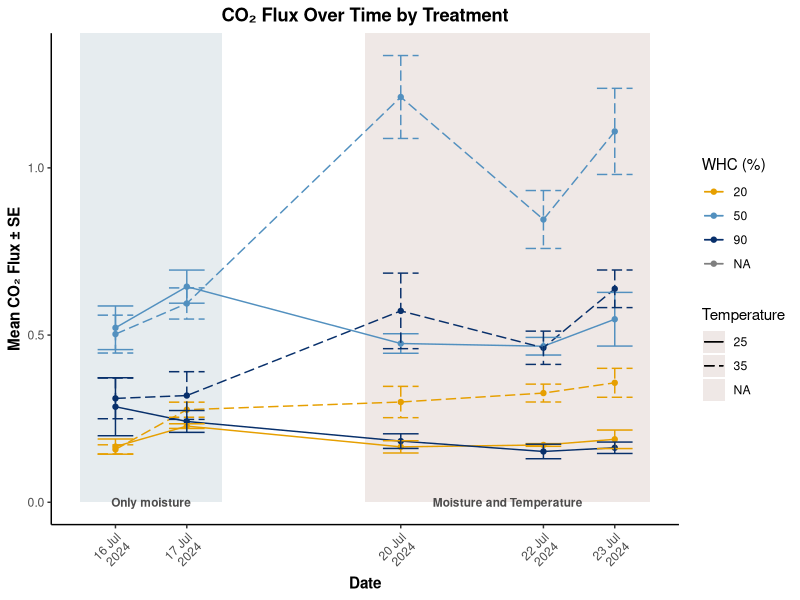
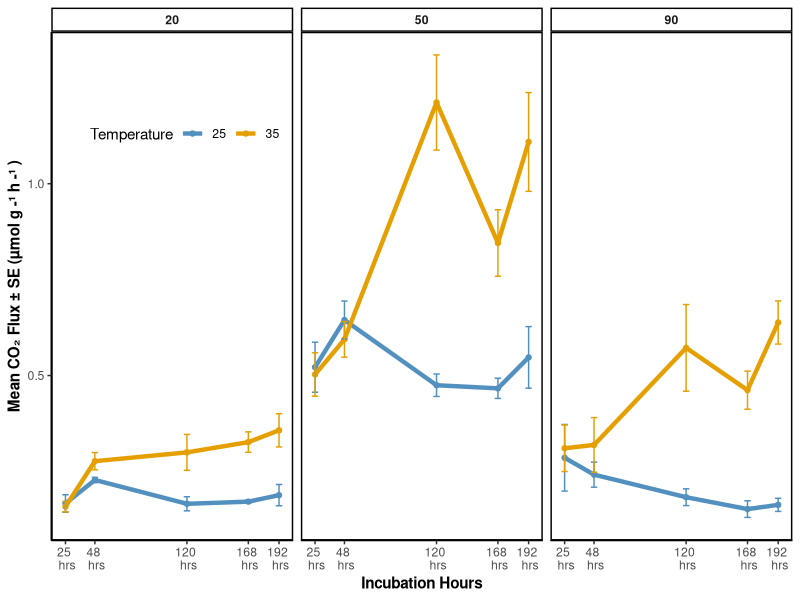
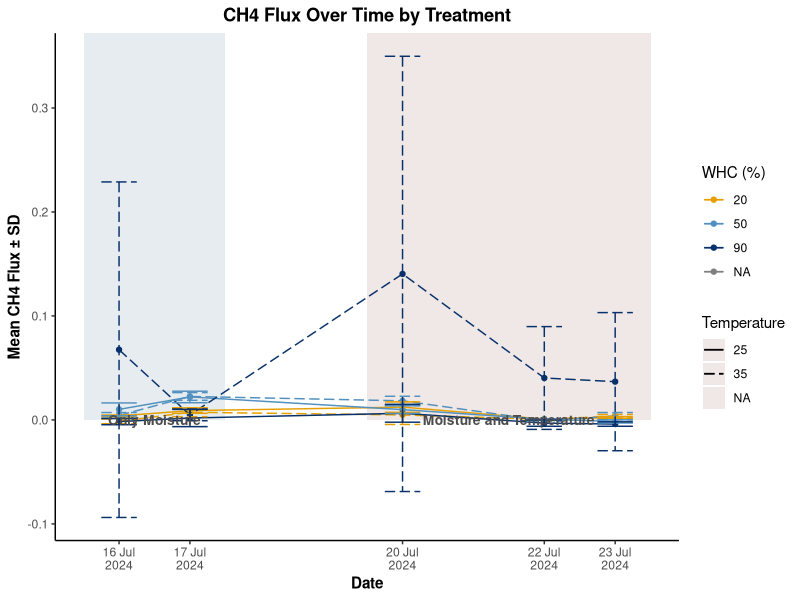
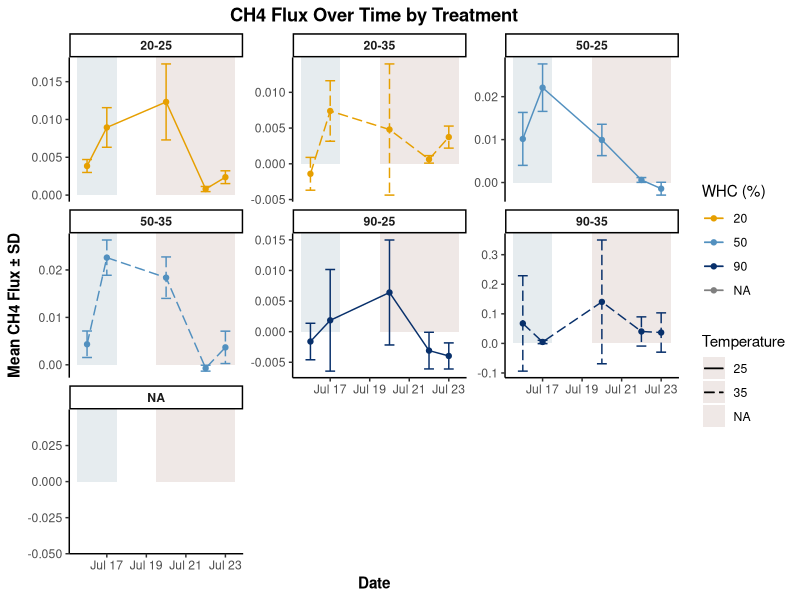
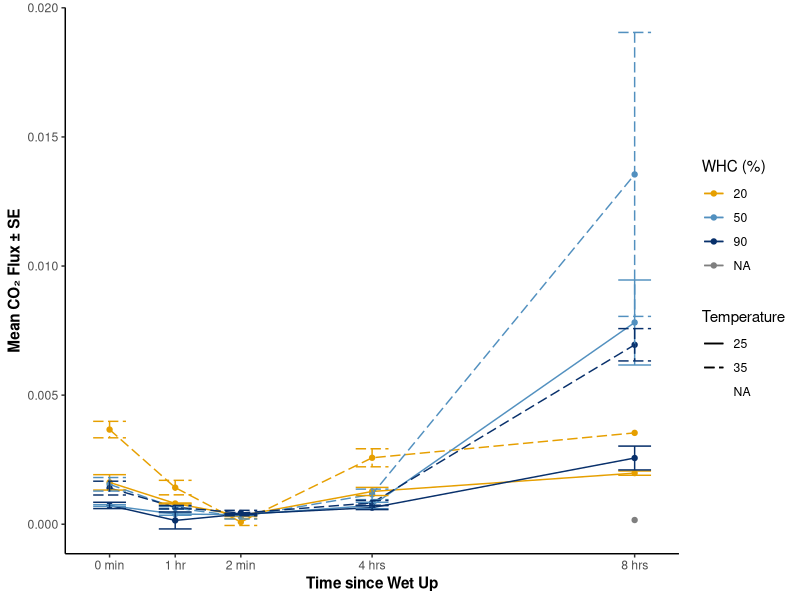
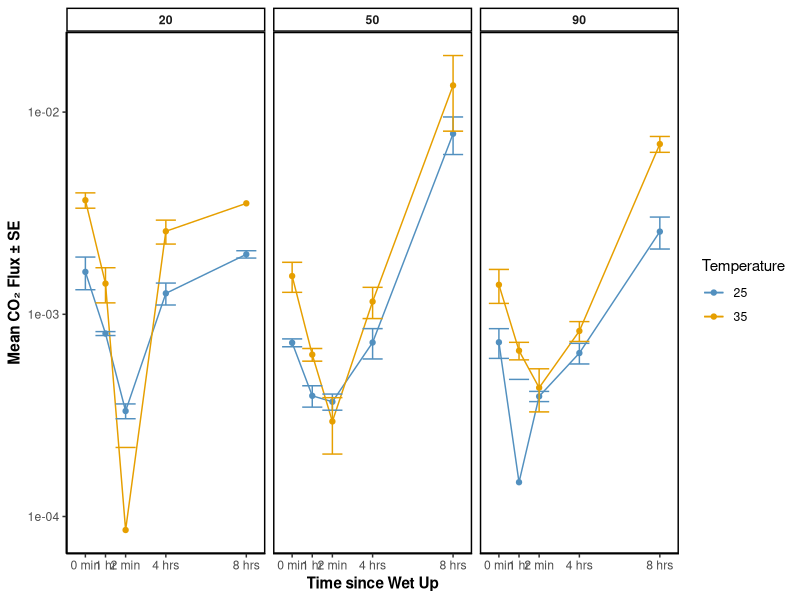
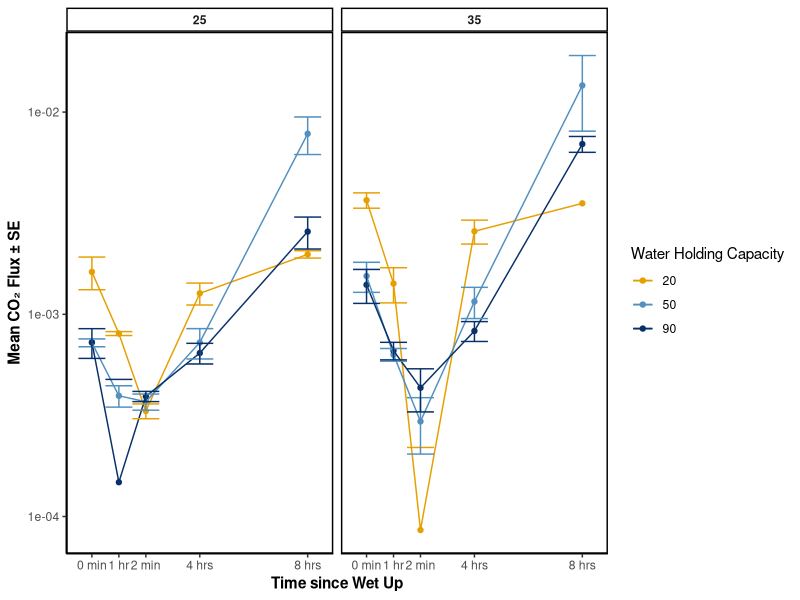
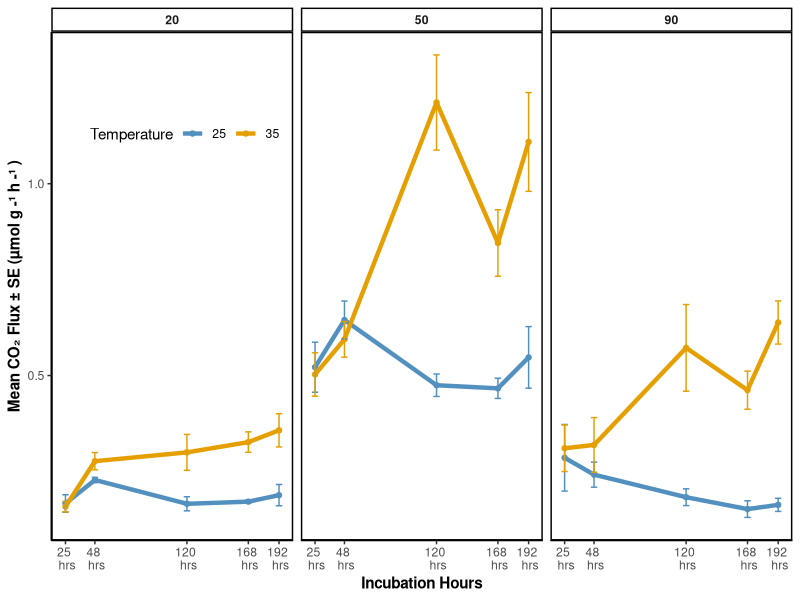

Source code (R) for these figures, in order:
## ---- chunk 1
library(forcats)
library(tidyverse)
library(lme4)
library(emmeans)
library(scales)
## ---- chunk 2
fluxData <- read_csv("./combo_FINAL_FLUXES_gSOIL.csv")
## ---- chunk 3
fluxData_treatment_three_jars <- fluxData %>%
  mutate(
    treatment = case_when(
      JarID == "BLANK" ~ "BLANK",
      between(as.numeric(JarID), 1, 3) ~ "90-25",
      between(as.numeric(JarID), 7, 9) ~ "50-25",
      between(as.numeric(JarID), 13, 15) ~ "20-25",
      between(as.numeric(JarID), 19, 21) ~ "90-35",
      between(as.numeric(JarID), 25, 27) ~ "50-35",
      between(as.numeric(JarID), 31, 33) ~ "20-35",
      TRUE ~ NA_character_
    )) 

fluxData_treatment_six_jars <- fluxData %>%
  mutate(
    treatment = case_when(
      JarID == "BLANK" ~ "BLANK",
      between(as.numeric(JarID), 1, 6) ~ "90-25",
      between(as.numeric(JarID), 7, 12) ~ "50-25",
      between(as.numeric(JarID), 13, 18) ~ "20-25",
      between(as.numeric(JarID), 19, 24) ~ "90-35",
      between(as.numeric(JarID), 25, 30) ~ "50-35",
      between(as.numeric(JarID), 31, 36) ~ "20-35",
      TRUE ~ NA_character_ 
    )
  )
## ---- chunk 4

# Three jars
flux_three_jars <- fluxData_treatment_three_jars  %>% 
  mutate(Dateflux = fluxData_treatment_three_jars$Date) %>% 
  mutate(Date_corr = mdy(Dateflux))

# Six jars
flux_six_jars <- fluxData_treatment_six_jars %>% 
  mutate(Dateflux = fluxData_treatment_six_jars$Date) %>% 
  mutate(Date_corr = mdy(Dateflux))

## ---- chunk 5

NO_WETUP_six <- flux_six_jars%>% 
  filter(Date_corr %in% c("2024-07-16", "2024-07-17", "2024-07-20", "2024-07-22", "2024-07-23")) %>% 
  group_by(treatment, Date_corr) %>% 
  summarize(
    mean_CO2 = mean(finalC02flux_gSoil_hr),
    sd_CO2 = sd(finalC02flux_gSoil_hr),
    se_CO2 = sd_CO2 / sqrt(n()),  
    mean_CH4 = mean(finalCH4flux_gSoil_hr),
    sd_CH4 = sd(finalCH4flux_gSoil_hr),
    se_CH4 = sd_CH4 / sqrt(n()),  
    .groups = "drop") %>% 
    separate(treatment, into = c("WHC", "Temperature"), remove = FALSE) %>%
  mutate(
    WHC = factor(WHC, levels = c("20", "50", "90")),
    Temperature = factor(Temperature, levels = c("25", "35")))
## ---- chunk 6
graph_colors <- c("20" = "#E69F00", "50" = "#5290bf", "90" = "#08306B", "NA"= "grey3", "25" = "#5290bf", "35" = "#E69F00")
types <- c("25" = "solid", "35" = "longdash", "30" = "dotted", "NA"= "solid")
## ---- chunk 7
NO_WETUP_C02_timeseries <- ggplot(NO_WETUP_six, 
       aes(x = Date_corr, y = mean_CO2, 
           group = treatment,
           color = WHC,
           linetype = Temperature)) +
  geom_rect(aes(xmin = as.Date("2024-07-16") - 0.5, xmax = as.Date("2024-07-17") + 0.5 , ymin =  0, ymax = Inf), 
            fill = "#e6ecef", color = NA) +
  geom_rect(aes(xmin = as.Date("2024-07-20") - 0.5, xmax = as.Date("2024-07-23") + 0.5, ymin = 0, ymax = Inf), 
            fill = "#efe8e6", color = NA) +
  geom_point() +
  geom_line()+
  geom_errorbar(aes(ymin = mean_CO2 - se_CO2, 
                    ymax = mean_CO2 + se_CO2,
                    color = WHC,
                    linetype = Temperature),
                width = 0.5) +
  scale_color_manual(values = graph_colors, name = "WHC (%)") +
  scale_linetype_manual(values = types, name = "Temperature") +
  scale_x_date(breaks = unique(NO_WETUP_six$Date_corr), 
               date_labels = "%d %b\n%Y") +
  labs(
    title = "CO₂ Flux Over Time by Treatment",
    x = "Date", 
    y = "Mean CO₂ Flux ± SE"
  ) +
  theme_classic() +
  theme(
    legend.position = "right",
    plot.title = element_text(hjust = 0.5, face = "bold"),
    axis.title = element_text(face = "bold"),
    strip.text = element_text(face = "bold"),
    axis.text.x = element_text(angle = 45, hjust = 1)  
  ) +
  annotate("text", x = as.Date("2024-07-16") + 0.5, y = 2.3e-8, label = "Only moisture", color = "#4d4c4c", fontface = "bold", size = 3) +
  annotate("text", x = as.Date("2024-07-20") + 1.5, y = 2.3e-8, label = "Moisture and Temperature", color = "#4d4c4c", fontface = "bold", , size = 3)


NO_WETUP_C02_timeseries

# Commented out for sharing purposes
# ggsave(
#   filename = "LAB_C02_ActualData.png",
#   plot = NO_WETUP_C02_timeseries,
#   path = "~/Desktop/2024-2025/Spring 2025/Honors_Spring/Code/cso066code_BecerraSantillanHonors/TRACEincubation-Figures/Gas",
#   width = 8,    # adjust width as needed
#   height = 6,   # adjust height as needed
#   dpi = 300     # adjust dpi for resolution
# )
## ---- chunk 8

NO_WETUP_C02_timeseries <- NO_WETUP_six %>% 
  filter(WHC != "NA", Temperature != "NA") %>% 
mutate(
  Date_corr = as.Date(Date_corr),
  Hours = case_when(
    Date_corr == as.Date("2024-07-16") ~ 25,
    Date_corr == as.Date("2024-07-17") ~ 48,
    Date_corr == as.Date("2024-07-20") ~ 120,
    Date_corr == as.Date("2024-07-22") ~ 168,
    Date_corr == as.Date("2024-07-23") ~ 192
  )) %>% 
  ggplot( 
       aes(x = Hours, y = mean_CO2, 
           group = treatment,
           color = Temperature)) +
  geom_point(alpha = 10) +
  geom_line(linewidth = 1.5)+
  geom_errorbar(aes(ymin = mean_CO2 - se_CO2, 
                    ymax = mean_CO2 + se_CO2,
                    color = Temperature),
                width = 5) +
  scale_color_manual(values = graph_colors, name = "Temperature") +
  scale_x_continuous(
  breaks = c(25, 48, 120, 168, 192),
  labels = c("25 \n\ hrs", "48 \n\ hrs", "120 \n\ hrs", "168 \n\ hrs", "192 \n\ hrs")) +
  labs(
    x = "Incubation Hours", 
    y = "Mean CO₂ Flux ± SE (µmol g -¹ h -¹ )"
  ) +
  theme_classic() +
  theme(
    legend.direction = "horizontal", 
    legend.box.just = "center", 
    legend.position = c(0.18, 0.80),  
    legend.background = element_blank(),
    legend.box.background = element_rect(color = "transparent"),
    legend.key = element_blank(),
    plot.title = element_text(hjust = 0.5, face = "bold"),
    axis.title = element_text(face = "bold"),
    strip.text = element_text(face = "bold"),
    panel.border = element_rect(color = "black", fill = NA, linewidth = 1),
    strip.background = element_rect(color = "black", fill = "white", linewidth = 1)) +
  facet_grid(.~WHC)


NO_WETUP_C02_timeseries

# Commented out for sharing purposes
ggsave(
  filename = "LAB_C02_Facet_grid_WHC.png",
  plot = NO_WETUP_C02_timeseries,
  path = "~/Desktop/2024-2025/",
  width = 12,    
  height = 6,   
  dpi = 300     
)
## ---- chunk 9
flux_six_jars  <- flux_six_jars  %>%
  mutate(phase = ifelse(Date_corr %in% as.Date(c("2024-07-16", "2024-07-17")), "MoistureOnly", "Moisture+Temp")) %>% 
  mutate(phase = as.factor(phase))
## ---- chunk 10
m4_phase_CO2 <- lmer(finalC02_flux ~ treatment * phase + (1|JarID), 
                 data = flux_six_jars, 
                 na.action = na.omit)
summary(m4_phase_CO2)


# Interactions

emm_CO2 <- emmeans(m4_phase_CO2, ~ treatment * phase)
contrast(emm_CO2, interaction = TRUE, adjust = "sidak")

## ---- chunk 11
# All in the same plot
NO_WETUP_CH4_timeseries <- ggplot(NO_WETUP_six, 
       aes(x = Date_corr, y = mean_CH4, 
           group = treatment,
           color = WHC,
           linetype = Temperature)) +
  geom_rect(aes(xmin = as.Date("2024-07-16") - 0.5, xmax = as.Date("2024-07-17") + 0.5 , ymin =  -1e-9, ymax = Inf), 
            fill = "#e6ecef", color = NA) +
  geom_rect(aes(xmin = as.Date("2024-07-20") - 0.5, xmax = as.Date("2024-07-23") + 0.5, ymin = -1e-9, ymax = Inf), 
            fill = "#efe8e6", color = NA) +
  geom_point()+
  geom_line() +
  geom_errorbar(aes(ymin = mean_CH4 - sd_CH4, 
                    ymax = mean_CH4 + sd_CH4,
                    color = WHC,
                    linetype = Temperature),
                width = 0.5) +
  scale_color_manual(values = graph_colors, name = "WHC (%)") +
  scale_linetype_manual(values = types, name = "Temperature") +
  scale_x_date(breaks = unique(NO_WETUP_six$Date_corr), 
               date_labels = "%d %b\n%Y") + 
  labs(
    title = "CH4 Flux Over Time by Treatment",
    x = "Date", 
    y = "Mean CH4 Flux ± SD"
  ) +
  theme_classic() +
  theme(
    legend.position = "right",
    plot.title = element_text(hjust = 0.5, face = "bold"),
    axis.title = element_text(face = "bold"),
    strip.text = element_text(face = "bold")
  )+
  annotate("text", x = as.Date("2024-07-16") + 0.5, y = 7.5e-9 , label = "Only Moisture", color = "#4d4c4c", fontface = "bold", size = 3.5) +
  annotate("text", x = as.Date("2024-07-20")+ 1.5 , y = 7.5e-9, label = "Moisture and Temperature", color = "#4d4c4c", fontface = "bold", size = 3.5)


NO_WETUP_CH4_timeseries

# ggsave(
#   filename = "LAB_CH4_ActualData.png",
#   plot = NO_WETUP_CH4_timeseries,
#   path = "~/Desktop/2024-2025/Spring 2025/Honors_Spring/Code/cso066code_BecerraSantillanHonors/TRACEincubation-Figures/Gas",
#   width = 8,    # adjust width as needed
#   height = 6,   # adjust height as needed
#   dpi = 300     # adjust dpi for resolution
# )

## ---- chunk 12
# Different graphs 
NO_WETUP_CH4_timeseries_facet <- ggplot(NO_WETUP_six, 
       aes(x = Date_corr, y = mean_CH4, 
           group = treatment,
           color = WHC,
           linetype = Temperature)) +
  geom_rect(aes(xmin = as.Date("2024-07-16") - 0.5, xmax = as.Date("2024-07-17") + 0.5 , ymin =  -1e-10, ymax = Inf), 
            fill = "#e6ecef", color = NA) +
  geom_rect(aes(xmin = as.Date("2024-07-20") - 0.5, xmax = as.Date("2024-07-23") + 0.5, ymin = -1e-10, ymax = Inf), 
            fill = "#efe8e6", color = NA) +
  geom_point() +
  geom_line()+
  geom_errorbar(aes(ymin = mean_CH4 - sd_CH4, 
                    ymax = mean_CH4 + sd_CH4,
                    color = WHC,
                    linetype = Temperature),
                width = 0.5) +
  scale_color_manual(values = graph_colors, name = "WHC (%)") +
  scale_linetype_manual(values = types, name = "Temperature") +
  labs(
    title = "CH4 Flux Over Time by Treatment",
    x = "Date", 
    y = "Mean CH4 Flux ± SD"
  ) +
  theme_classic() +
  theme(
    legend.position = "right",
    plot.title = element_text(hjust = 0.5, face = "bold"),
    axis.title = element_text(face = "bold"),
    strip.text = element_text(face = "bold")
  ) +
  facet_wrap(~ treatment, scales = "free_y")
NO_WETUP_CH4_timeseries_facet


# ggsave(
#   filename = "LAB_CH4_ActualData_facet.png",
#   plot = NO_WETUP_CH4_timeseries_facet,
#   path = "~/Desktop/2024-2025/Spring 2025/Honors_Spring/Code/cso066code_BecerraSantillanHonors/TRACEincubation-Figures/Gas",
#   width = 8,    # adjust width as needed
#   height = 6,   # adjust height as needed
#   dpi = 300     # adjust dpi for resolution
# )
## ---- chunk 13
m4_phase_CH4 <- lmer(finalCH4_flux ~ treatment * phase + (1|JarID), 
                 data = flux_six_jars, 
                 na.action = na.omit)
summary(m4_phase_CH4)

emm_CH4 <- emmeans(m4_phase_CH4, ~ treatment * phase)
contrast(emm_CH4, interaction = TRUE, adjust = "sidak")

## ---- chunk 14
wet_up_cols <- c("PRE_WET", "two_min", "one_hour", "four_hour", "eight_hour", "twenty_four_hour")

#flux_three_jars

WETUP <- flux_three_jars %>%
  mutate(across(all_of(wet_up_cols), ~ na_if(., "NA"))) %>%
  rowwise() %>%
  mutate(
    WET_UP_stage = {
      values <- c_across(all_of(wet_up_cols))
      cols <- wet_up_cols[!is.na(values)]
      ifelse(length(cols) > 0, str_c(cols, collapse = ", "), NA)
    }
  ) %>%
  ungroup() %>%
  mutate(
    WET_UP_stage = factor(
      WET_UP_stage,
      levels = wet_up_cols,
      ordered = TRUE
    )
  )

WETUP
## ---- chunk 15

WETUP <- WETUP %>% 
  select(Model, JarID, Time, Label, finalC02_flux, finalCH4_flux, treatment,Dateflux,Date_corr, WET_UP_stage) %>% 
  filter(Date_corr %in% c("2024-07-29", "2024-07-30")) %>% 
  separate(treatment, into = c("WHC", "Temperature"), remove = FALSE) %>%
  mutate(
    WHC = factor(WHC, levels = c("20", "50", "90")),
    Temperature = factor(Temperature, levels = c("25", "35", "30")),
    WET_UP_stage_correct = case_when(
      WET_UP_stage == "PRE_WET" ~ 8,
      WET_UP_stage == "eight_hour" ~ 0,
      WET_UP_stage == "two_min" ~ 2,
      WET_UP_stage == "one_hour" ~ 1,
      WET_UP_stage == "four_hour" ~ 4,
      WET_UP_stage == "tweny_four_hour" ~ 24
    )) 
#WETUP_summ


WETUP_summ <- WETUP %>% 
  group_by(treatment, WET_UP_stage_correct) %>%  
  summarize(
    mean_CO2 = mean(finalC02_flux),
    sd_CO2 = sd(finalC02_flux),
    se_CO2 = sd_CO2 / sqrt(n()),  
    mean_CH4 = mean(finalCH4_flux),
    sd_CH4 = sd(finalCH4_flux),
    se_CH4 = sd_CH4 / sqrt(n()), 
    .groups = "drop"
  ) %>% 
  separate(treatment, into = c("WHC", "Temperature"), remove = FALSE) %>%
  mutate(
    WHC = factor(WHC, levels = c("20", "50", "90")),
    Temperature = factor(Temperature, levels = c("25", "35", "30")))
#WETUP_summ

## ---- chunk 16
# CO2

WETUP_ActualMeasurements_CO2 <- WETUP_summ %>% 
  ggplot(aes(x = WET_UP_stage_correct, y = mean_CO2,
             group = treatment,
             color = WHC,
             linetype = Temperature)) +
  geom_point() +
  geom_line()+
  geom_errorbar(
    aes(ymin = mean_CO2 - se_CO2, ymax = mean_CO2 + se_CO2),
    width = 0.5
  ) +
  scale_color_manual(values = graph_colors, name = "WHC (%)") +
  scale_linetype_manual(values = types, name = "Temperature") +
  scale_x_continuous(
  breaks = c(0,2,1,4,8,24),
  labels = c("0 min", "2 min", "1 hr", "4 hrs", "8 hrs", "24 hrs"))+
  labs(
    x = "Time since Wet Up", 
    y = "Mean CO₂ Flux ± SE"
  ) +
  theme_classic() +
  theme(
    legend.position = "right",
    plot.title = element_text(hjust = 0.5, face = "bold"),
    axis.title = element_text(face = "bold"),
    strip.text = element_text(face = "bold")
  ) 

WETUP_ActualMeasurements_CO2 

ggsave(
  filename = "LAB_WETUP_ActualMeasurements_CO2.png",
  plot = WETUP_ActualMeasurements_CO2,
  path = "~/Desktop/2024-2025/",
  width = 12,   
  height = 6,   
  dpi = 300     
)
## ---- chunk 17
# CO2

WETUP_ActualMeasurements_CO2_facets_temp_log <- WETUP_summ %>% 
  filter(Temperature != "NA") %>% 
  ggplot(aes(x = WET_UP_stage_correct, y = mean_CO2,
             group = treatment,
             color = Temperature)) +
  geom_point() +
  geom_line() +
  geom_errorbar(
    aes(ymin = mean_CO2 - se_CO2, ymax = mean_CO2 + se_CO2),
    width = 1
  ) +
  scale_color_manual(values = graph_colors, name = "Temperature") +
  scale_x_continuous(
  breaks = c(0,2,1,4,8,24),
  labels = c("0 min", "2 min", "1 hr", "4 hrs", "8 hrs", "24 hrs"))+
  scale_y_log10() +
  labs(
    x = "Time since Wet Up", 
    y = "Mean CO₂ Flux ± SE"
  ) +
  theme_classic() +
  theme(
    legend.position = "right",
    plot.title = element_text(hjust = 0.5, face = "bold"),
    axis.title = element_text(face = "bold"),
    strip.text = element_text(face = "bold"),
    panel.border = element_rect(color = "black", fill = NA, linewidth = 1)
  ) +
  facet_wrap(~WHC)
WETUP_ActualMeasurements_CO2_facets_temp_log

ggsave(
  filename = "WETUP_ActualMeasurements_CO2_facets_temp_log.png",
  plot = WETUP_ActualMeasurements_CO2_facets_temp_log,
  path = "~/Desktop/2024-2025/",
  width = 12,    
  height = 6,   
  dpi = 300    
)
  
## ---- chunk 18
# CO2

WETUP_ActualMeasurements_CO2_facets_WHC_log <- WETUP_summ %>% 
  filter(Temperature != "NA") %>% 
  ggplot(aes(x = WET_UP_stage_correct, y = mean_CO2,
             group = treatment,
             color = WHC)) +
  geom_point() +
  geom_line() +
  geom_errorbar(
    aes(ymin = mean_CO2 - se_CO2, ymax = mean_CO2 + se_CO2),
    width = 1
  ) +
  scale_color_manual(values = graph_colors, name = "Water Holding Capacity") +
  scale_x_continuous(
  breaks = c(0,2,1,4,8,24),
  labels = c("0 min", "2 min", "1 hr", "4 hrs", "8 hrs", "24 hrs"))+
  scale_y_log10() +
  labs(
    x = "Time since Wet Up", 
    y = "Mean CO₂ Flux ± SE"
  ) +
  theme_classic() +
  theme(
    legend.position = "right",
    plot.title = element_text(hjust = 0.5, face = "bold"),
    axis.title = element_text(face = "bold"),
    strip.text = element_text(face = "bold"),
     panel.border = element_rect(color = "black", fill = NA, linewidth = 1)
  ) +
  facet_wrap(~Temperature)
WETUP_ActualMeasurements_CO2_facets_WHC_log

ggsave(
  filename = "WETUP_ActualMeasurements_CO2_facets_WHC_log.png",
  plot = WETUP_ActualMeasurements_CO2_facets_WHC_log,
  path = "~/Desktop/2024-2025/",
  width = 12,    
  height = 6,   
  dpi = 300    
)
  
## ---- chunk 19

WETUP_no_PRE <- WETUP %>% 
  filter(WET_UP_stage != "PRE_WET") #PRE_WET are the conditions before the experiement was applied, so we wanted to remove it from the model of "recovery"

WETUP_CO2 <- lmer(finalC02_flux ~ WHC * Temperature * WET_UP_stage + (1|JarID), 
                 data =  WETUP_no_PRE, 
                 na.action = na.omit)
summary(WETUP_CO2)

WETUP_emm_CO2 <- emmeans(WETUP_CO2, ~ WHC * Temperature * WET_UP_stage)
contrast(WETUP_emm_CO2, interaction = TRUE, adjust = "sidak")

## ---- chunk 20
# WETUP_ActualMeasurements_CH4 <- WETUP_summ %>% 
#   ggplot(aes(x = WET_UP_stage, y = mean_CH4,
#              group = treatment,
#              color = WHC,
#              linetype = Temperature)) +
#   geom_point() +
#   geom_line()+
#   geom_errorbar(
#     aes(ymin = mean_CH4 - se_CH4, ymax = mean_CH4 + se_CH4),
#     width = 0.5
#   ) +
#   scale_color_manual(values = graph_colors, name = "WHC (%)") +
#   scale_linetype_manual(values = types, name = "Temperature") +
#   scale_x_discrete( labels = c("0 min", "3 min", "1 hr", "4 hr", "8 hr", "24 hr") )+
#   labs(
#     title = "WET-UP CH₄ Flux Over Time by Treatment",
#     x = "Stage", 
#     y = "Mean CH₄ Flux ± SE"
#   ) +
#   theme_classic() +
#   theme(
#     legend.position = "right",
#     plot.title = element_text(hjust = 0.5, face = "bold"),
#     axis.title = element_text(face = "bold"),
#     strip.text = element_text(face = "bold")
#   ) 
# 
# WETUP_ActualMeasurements_CH4

# ggsave(
#   filename = "LAB_WETUP_ActualMeasurements_CH4.png",
#   plot = WETUP_ActualMeasurements_CH4,
#   path = "~/Desktop/2024-2025/Spring 2025/Honors_Spring/Code/cso066code_BecerraSantillanHonors/TRACEincubation-Figures/Gas",
#   width = 8,    # adjust width as needed
#   height = 6,   # adjust height as needed
#   dpi = 300     # adjust dpi for resolution
# )
## ---- chunk 21

# WETUP_ActualMeasurements_CH4_facet <- WETUP_summ %>% 
#   ggplot(aes(x = WET_UP_stage, y = mean_CH4,
#              group = treatment,
#              color = WHC,
#              linetype = Temperature)) +
#   geom_point() +
#   geom_line()+
#   geom_errorbar(
#     aes(ymin = mean_CH4 - se_CH4, ymax = mean_CH4 + se_CH4),
#     width = 0.5
#   ) +
#   scale_color_manual(values = graph_colors, name = "WHC (%)") +
#   scale_linetype_manual(values = types, name = "Temperature") +
#   scale_x_discrete( labels = c("0 min", "3 min", "1 hr", "4 hr", "8 hr", "24 hr") )+
#   labs(
#     title = "WET-UP CH₄ Flux Over Time by Treatment",
#     x = "Stage", 
#     y = "Mean CH₄ Flux ± SE"
#   ) +
#   theme_classic() +
#   theme(
#     legend.position = "right",
#     plot.title = element_text(hjust = 0.5, face = "bold"),
#     axis.title = element_text(face = "bold"),
#     strip.text = element_text(face = "bold")
#   ) +
#   facet_wrap(~treatment, scales = "free_y")
# 
# WETUP_ActualMeasurements_CH4_facet
# 
# # ggsave(
# #   filename = "LAB_WETUP_ActualMeasurements_CH4_facet.png",
# #   plot = WETUP_ActualMeasurements_CH4_facet,
# #   path = "~/Desktop/2024-2025/Spring 2025/Honors_Spring/Code/cso066code_BecerraSantillanHonors/TRACEincubation-Figures/Gas",
# #   width = 8,    # adjust width as needed
# #   height = 6,   # adjust height as needed
# #   dpi = 300     # adjust dpi for resolution
# # )

## ---- chunk 22
WETUP_CH4 <- lmer(finalCH4_flux ~ WHC * Temperature * WET_UP_stage + (1|JarID), 
                 data =  WETUP_no_PRE, 
                 na.action = na.omit)
summary(WETUP_CH4)

WETUP_emm_CH4 <- emmeans(WETUP_CH4, ~ WHC * Temperature * WET_UP_stage)
contrast(WETUP_emm_CH4, interaction = TRUE, adjust = "sidak")
